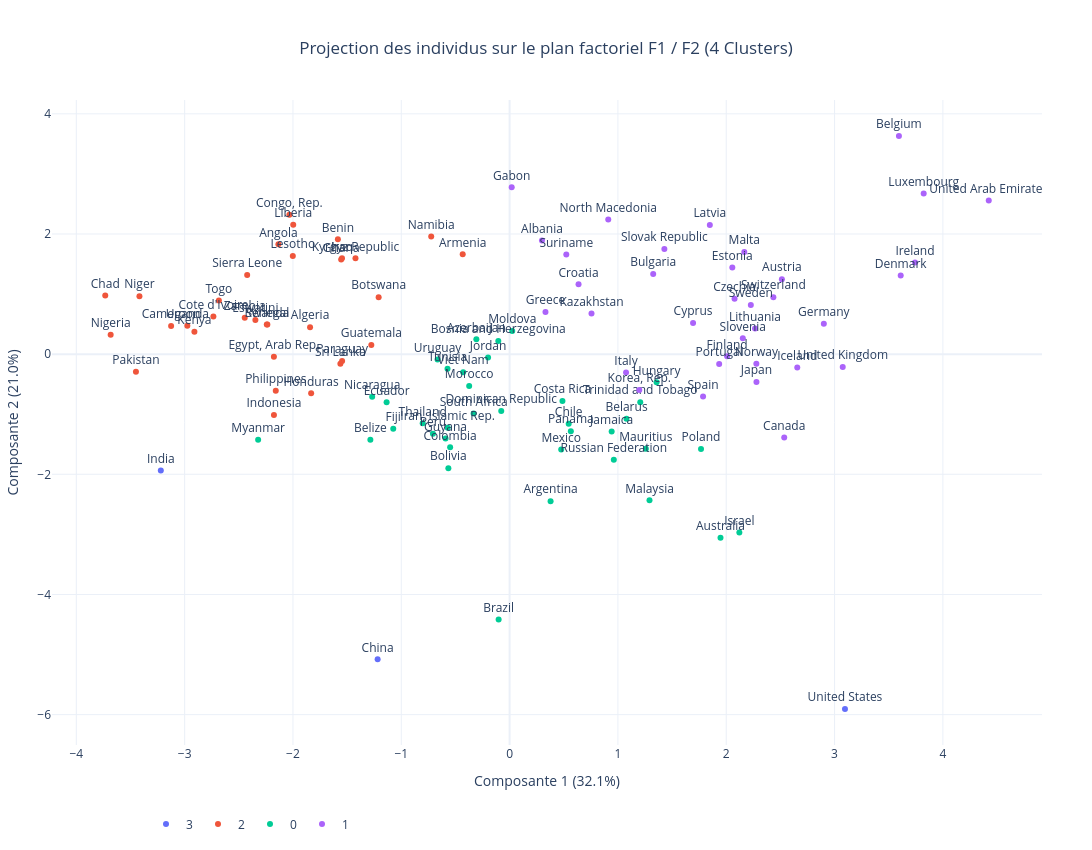

Notebook code for this chart:
### Code cell
df['F1'] = X_projected[:, 0]
df['F2'] = X_projected[:, 1]

fig_projection = px.scatter(
    df, 
    x='F1', 
    y='F2', 
    color='KCluster4', 
    hover_name='Zone',
    text='Zone', 
    labels={'F1': f'Composante 1 ({variance_expliquee[0]:.1f}%)', 'F2': f'Composante 2 ({variance_expliquee[1]:.1f}%)'},
    template='plotly_white')
fig_projection.update_layout(
    width=1400,
    height=850,
    title={
        'text': "Projection des individus sur le plan factoriel F1 / F2 (4 Clusters)",
        'y':0.95,
        'x':0.5,
        'xanchor': 'center',
        'yanchor': 'top'
        },
    legend=dict(
        orientation="h",
        xanchor="center",
        x=0.2,
        maxheight=0.35,
        title_text=""
    ),
    margin=dict(l=50, r=50, b=50, t=100))
fig_projection.update_traces(textposition='top center')
fig_projection.show()

### Figure 1 — Plotly figure (JSON) as saved in the notebook; plotly's stock layout.template omitted (floating-point values rounded to 4 significant figures)
{"data": [{"hovertemplate": "<b>%{hovertext}</b><br><br>KCluster4=3<br>Composante 1 (32.1%)=%{x}<br>Composante 2 (21.0%)=%{y}<br>Zone=%{text}<extra></extra>", "hovertext": ["China", "India", "United States"], "legendgroup": "3", "marker": {"color": "#636efa", "symbol": "circle"}, "mode": "markers+text", "name": "3", "orientation": "v", "showlegend": true, "text": ["China", "India", "United States"], "textposition": "top center", "type": "scatter", "x": [-1.218, -3.22, 3.096], "xaxis": "x", "y": [-5.08, -1.935, -5.906], "yaxis": "y"}, {"hovertemplate": "<b>%{hovertext}</b><br><br>KCluster4=2<br>Composante 1 (32.1%)=%{x}<br>Composante 2 (21.0%)=%{y}<br>Zone=%{text}<extra></extra>", "hovertext": ["Indonesia", "Pakistan", "Nigeria", "Philippines", "Egypt, Arab Rep.", "Kenya", "Algeria", "Uganda", "Iraq", "Angola", "Ghana", "Cameroon", "Cote d'Ivoire", "Niger", "Sri Lanka", "Guatemala", "Zambia", "Senegal", "Chad", "Rwanda", "Benin", "Honduras", "Togo", "Sierra Leone", "Paraguay", "Kyrgyz Republic", "Congo, Rep.", "Liberia", "Armenia", "Namibia", "Botswana", "Lesotho", "Eswatini"], "legendgroup": "2", "marker": {"color": "#EF553B", "symbol": "circle"}, "mode": "markers+text", "name": "2", "orientation": "v", "showlegend": true, "text": ["Indonesia", "Pakistan", "Nigeria", "Philippines", "Egypt, Arab Rep.", "Kenya", "Algeria", "Uganda", "Iraq", "Angola", "Ghana", "Cameroon", "Cote d'Ivoire", "Niger", "Sri Lanka", "Guatemala", "Zambia", "Senegal", "Chad", "Rwanda", "Benin", "Honduras", "Togo", "Sierra Leone", "Paraguay", "Kyrgyz Republic", "Congo, Rep.", "Liberia", "Armenia", "Namibia", "Botswana", "Lesotho", "Eswatini"], "textposition": "top center", "type": "scatter", "x": [-2.176, -3.45, -3.683, -2.159, -2.176, -2.91, -1.842, -2.975, -1.547, -2.134, -1.555, -3.125, -2.735, -3.417, -1.562, -1.277, -2.445, -2.237, -3.733, -2.242, -1.585, -1.832, -2.684, -2.423, -1.546, -1.423, -2.033, -1.998, -0.4329, -0.7238, -1.209, -2.001, -2.347], "xaxis": "x", "y": [-1.012, -0.2922, 0.3247, -0.611, -0.04484, 0.3718, 0.4494, 0.4718, 1.596, 1.829, 1.576, 0.4671, 0.6275, 0.9654, -0.1614, 0.1506, 0.6054, 0.4932, 0.9774, 0.4943, 1.911, -0.6523, 0.8913, 1.318, -0.1149, 1.596, 2.32, 2.152, 1.661, 1.957, 0.9479, 1.633, 0.5681], "yaxis": "y"}, {"hovertemplate": "<b>%{hovertext}</b><br><br>KCluster4=0<br>Composante 1 (32.1%)=%{x}<br>Composante 2 (21.0%)=%{y}<br>Zone=%{text}<extra></extra>", "hovertext": ["Brazil", "Russian Federation", "Mexico", "Viet Nam", "Iran, Islamic Rep.", "Thailand", "South Africa", "Myanmar", "Colombia", "Argentina", "Poland", "Morocco", "Peru", "Malaysia", "Australia", "Chile", "Ecuador", "Tunisia", "Bolivia", "Dominican Republic", "Azerbaijan", "Jordan", "Hungary", "Belarus", "Israel", "Nicaragua", "Costa Rica", "Panama", "Moldova", "Uruguay", "Bosnia and Herzegovina", "Jamaica", "Trinidad and Tobago", "Mauritius", "Fiji", "Guyana", "Belize"], "legendgroup": "0", "marker": {"color": "#00cc96", "symbol": "circle"}, "mode": "markers+text", "name": "0", "orientation": "v", "showlegend": true, "text": ["Brazil", "Russian Federation", "Mexico", "Viet Nam", "Iran, Islamic Rep.", "Thailand", "South Africa", "Myanmar", "Colombia", "Argentina", "Poland", "Morocco", "Peru", "Malaysia", "Australia", "Chile", "Ecuador", "Tunisia", "Bolivia", "Dominican Republic", "Azerbaijan", "Jordan", "Hungary", "Belarus", "Israel", "Nicaragua", "Costa Rica", "Panama", "Moldova", "Uruguay", "Bosnia and Herzegovina", "Jamaica", "Trinidad and Tobago", "Mauritius", "Fiji", "Guyana", "Belize"], "textposition": "top center", "type": "scatter", "x": [-0.1013, 0.9621, 0.4764, -0.4287, -0.5719, -0.8024, -0.332, -2.322, -0.5491, 0.3784, 1.767, -0.3732, -0.7076, 1.292, 1.947, 0.5455, -1.136, -0.5732, -0.5654, -0.07714, -0.3069, -0.1987, 1.357, 1.079, 2.121, -1.269, 0.4879, 0.5653, 0.02434, -0.6652, -0.1043, 0.9422, 1.206, 1.258, -1.074, -0.5913, -1.286], "xaxis": "x", "y": [-4.417, -1.758, -1.589, -0.3002, -1.224, -1.152, -0.9886, -1.423, -1.552, -2.447, -1.579, -0.5322, -1.323, -2.433, -3.057, -1.16, -0.8016, -0.2411, -1.897, -0.947, 0.2476, -0.05605, -0.4682, -1.077, -2.969, -0.7079, -0.7802, -1.282, 0.3857, -0.08874, 0.2177, -1.286, -0.7988, -1.575, -1.24, -1.405, -1.423], "yaxis": "y"}, {"hovertemplate": "<b>%{hovertext}</b><br><br>KCluster4=1<br>Composante 1 (32.1%)=%{x}<br>Composante 2 (21.0%)=%{y}<br>Zone=%{text}<extra></extra>", "hovertext": ["Japan", "Germany", "United Kingdom", "Italy", "Korea, Rep.", "Spain", "Canada", "Kazakhstan", "Belgium", "Czechia", "Greece", "Portugal", "Sweden", "United Arab Emirates", "Austria", "Switzerland", "Bulgaria", "Denmark", "Finland", "Slovak Republic", "Norway", "Ireland", "Croatia", "Albania", "Lithuania", "North Macedonia", "Slovenia", "Gabon", "Latvia", "Estonia", "Cyprus", "Luxembourg", "Suriname", "Malta", "Iceland"], "legendgroup": "1", "marker": {"color": "#ab63fa", "symbol": "circle"}, "mode": "markers+text", "name": "1", "orientation": "v", "showlegend": true, "text": ["Japan", "Germany", "United Kingdom", "Italy", "Korea, Rep.", "Spain", "Canada", "Kazakhstan", "Belgium", "Czechia", "Greece", "Portugal", "Sweden", "United Arab Emirates", "Austria", "Switzerland", "Bulgaria", "Denmark", "Finland", "Slovak Republic", "Norway", "Ireland", "Croatia", "Albania", "Lithuania", "North Macedonia", "Slovenia", "Gabon", "Latvia", "Estonia", "Cyprus", "Luxembourg", "Suriname", "Malta", "Iceland"], "textposition": "top center", "type": "scatter", "x": [2.279, 2.901, 3.075, 1.075, 1.197, 1.786, 2.535, 0.7562, 3.594, 2.077, 0.3311, 1.935, 2.227, 4.424, 2.514, 2.435, 1.326, 3.611, 2.008, 1.429, 2.278, 3.743, 0.6365, 0.2989, 2.266, 0.9107, 2.153, 0.01938, 1.848, 2.056, 1.694, 3.823, 0.5233, 2.167, 2.656], "xaxis": "x", "y": [-0.4616, 0.505, -0.2129, -0.3075, -0.595, -0.7059, -1.388, 0.6753, 3.631, 0.92, 0.7033, -0.1652, 0.8193, 2.557, 1.247, 0.9481, 1.335, 1.307, -0.03495, 1.751, -0.1604, 1.523, 1.163, 1.893, 0.4284, 2.242, 0.264, 2.776, 2.15, 1.443, 0.5168, 2.675, 1.66, 1.701, -0.2207], "yaxis": "y"}], "layout": {"height": 850, "legend": {"maxheight": 0.35, "orientation": "h", "title": {"text": ""}, "tracegroupgap": 0, "x": 0.2, "xanchor": "center"}, "margin": {"b": 50, "l": 50, "r": 50, "t": 100}, "title": {"text": "Projection des individus sur le plan factoriel F1 / F2 (4 Clusters)", "x": 0.5, "xanchor": "center", "y": 0.95, "yanchor": "top"}, "width": 1400, "xaxis": {"anchor": "y", "domain": [0, 1], "title": {"text": "Composante 1 (32.1%)"}}, "yaxis": {"anchor": "x", "domain": [0, 1], "title": {"text": "Composante 2 (21.0%)"}}}}
